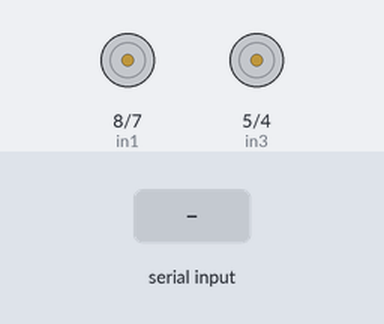
Simulated run of this sketch. Board: Arduino Uno, built with avr-gcc and run on an emulated ATmega328P. Parts: motor-driver pin pairs drawn as motors (green arrow = first pin HIGH = forward, orange = second pin HIGH = backward, longer = more drive, scaled by the enable pin). Inputs (shaded band) come from the test bench.

Above: at 1.2 s.
1.3 s: "A" received over Serial
At 2.0 s:
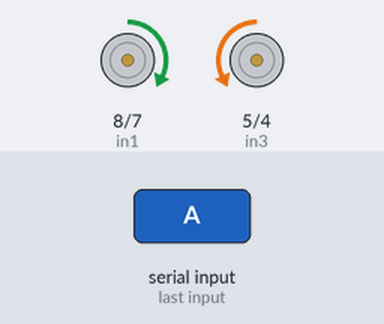
2.8 s: "B" received over the second serial link
At 3.1 s:
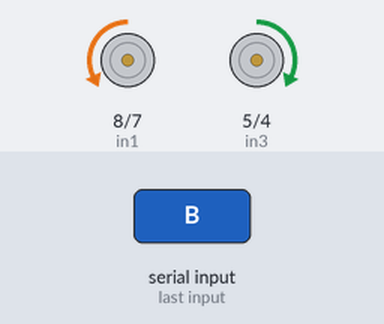
4.3 s: "D" received over Serial
At 5.5 s:
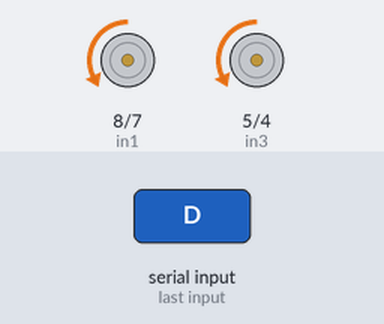
5.8 s: "C" received over the second serial link
At 6.6 s:
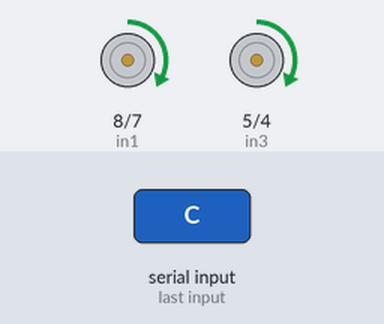
7.3 s: "A" received over the second serial link
At 7.7 s:
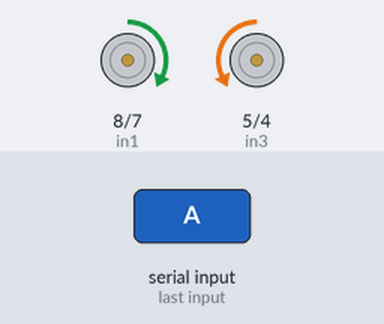
8.8 s: "D" received over the second serial link
At 10.1 s:
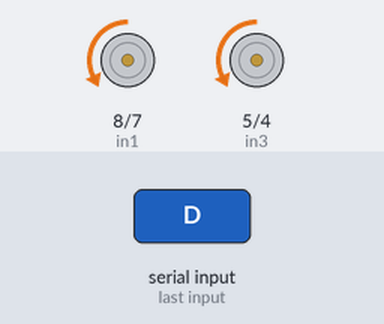
Timing chart, 0 to 11.3 s (numbered marks = the images above; inputs shaded):
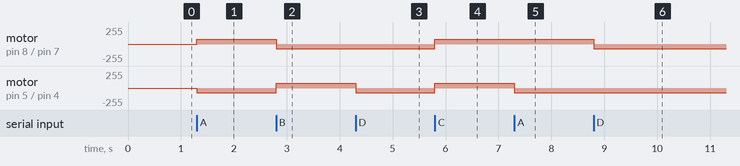

Measured:
- after the input at 1.3 s, motor on pin 8 (in1) / pin 7 (in2): stopped → forward 70/255 at once; motor on pin 5 (in3) / pin 4 (in4): stopped → backward 70/255 at once
- after the input at 2.8 s, motor on pin 8 (in1) / pin 7 (in2): forward 70/255 → backward 70/255 at once; motor on pin 5 (in3) / pin 4 (in4): backward 70/255 → forward 70/255 at once
- after the input at 4.3 s, motor on pin 5 (in3) / pin 4 (in4): forward 70/255 → backward 70/255 at once
- after the input at 5.8 s, motor on pin 8 (in1) / pin 7 (in2), motor on pin 5 (in3) / pin 4 (in4): backward 70/255 → forward 70/255 at once
- after the input at 7.3 s, motor on pin 5 (in3) / pin 4 (in4): forward 70/255 → backward 70/255 at once
- after the input at 8.8 s, motor on pin 8 (in1) / pin 7 (in2): forward 70/255 → backward 70/255 at once

The sketch:

bluetooth_robot_car.ino
```cpp
#include <SoftwareSerial.h>

#define BT_RX 0
#define BT_TX 1

SoftwareSerial BTSerial(BT_RX, BT_TX);

// Motor control pins
int enA = 9;  // Enable pin for Motor A (PWM)
int enB = 3;  // Enable pin for Motor B (PWM)
int in1 = 8;  // Motor A input 1
int in2 = 7;  // Motor A input 2
int in3 = 5;  // Motor B input 1
int in4 = 4;  // Motor B input 2

char command; // Variable to store received command

void setup() {
  Serial.begin(9600);       // Initialize serial communication for debugging
  BTSerial.begin(9600);     // Initialize Bluetooth serial communication
  pinMode(enA, OUTPUT);     // Set motor control pins as output
  pinMode(enB, OUTPUT);
  pinMode(in1, OUTPUT);
  pinMode(in2, OUTPUT);
  pinMode(in3, OUTPUT);
  pinMode(in4, OUTPUT);
}

void loop() {
  // Set motor speed using PWM
  analogWrite(enA, 70); // Adjust PWM value as needed
  analogWrite(enB, 70); // Adjust PWM value as needed

  // Check for command from Bluetooth
  if (BTSerial.available()) {
    command = BTSerial.read();
    executeCommand(command);
  }

  // Check for command from Serial
  if (Serial.available()) {
    command = Serial.read();
    executeCommand(command);
  }
}

void executeCommand(char cmd) {
  switch (cmd) {
    case 'A': // Forward
      digitalWrite(in1, HIGH);
      digitalWrite(in2, LOW);
      digitalWrite(in3, LOW);
      digitalWrite(in4, HIGH);
      break;
    case 'B': // Backward
      digitalWrite(in1, LOW);
      digitalWrite(in2, HIGH);
      digitalWrite(in3, HIGH);
      digitalWrite(in4, LOW);
      break;
    case 'D': // Left
      digitalWrite(in1, LOW);
      digitalWrite(in2, HIGH);
      digitalWrite(in3, LOW);
      digitalWrite(in4, HIGH);
      break;
    case 'C': // Right
      digitalWrite(in1, HIGH);
      digitalWrite(in2, LOW);
      digitalWrite(in3, HIGH);
      digitalWrite(in4, LOW);
      break;
    case 'S': // Stop
      digitalWrite(in1, LOW);
      digitalWrite(in2, LOW);
      digitalWrite(in3, LOW);
      digitalWrite(in4, LOW);
      break;
    default:
      Serial.println("Unknown command received from Bluetooth or Serial");
      break;
  }
}
```
